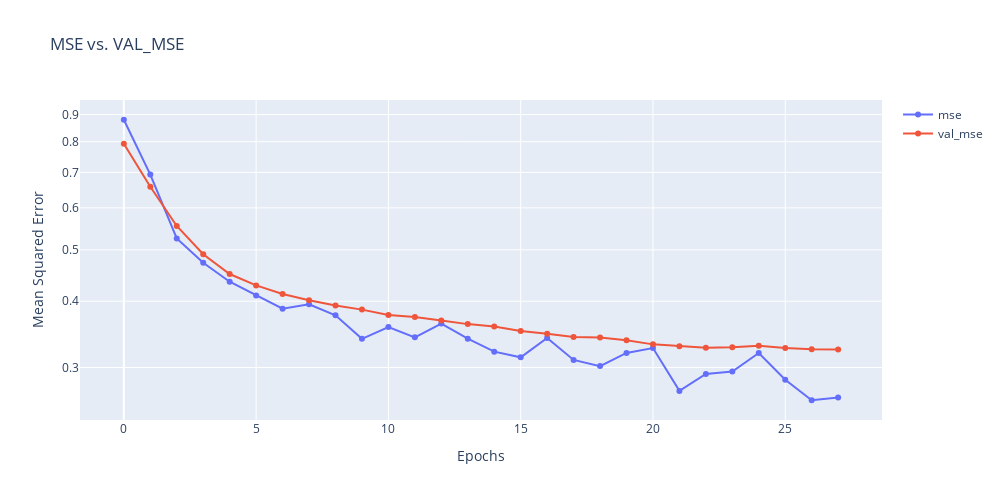
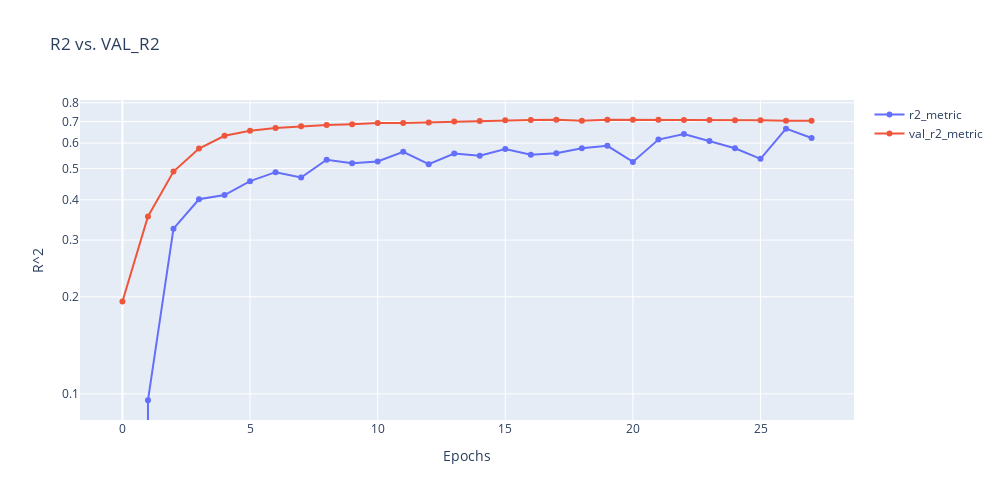

These figures' notebook cell, in order:
### Markdown cell above
<div style="text-align: center;">
    <h2><b>MSE vs. VAL_MSE chart</b></h2>
    <h2><b>R2 vs. VAL_R2 chart</b></h2>
</div>

### Code cell
import plotly.express as px
import plotly.graph_objects as go

def plot_hist(history):
    hist = pd.DataFrame(history.history)
    hist['epoch'] = history.epoch

    fig = go.Figure()
    fig.add_trace(go.Scatter(x=hist['epoch'], y=hist['mse'], name='mse', mode='markers+lines'))
    fig.add_trace(go.Scatter(x=hist['epoch'], y=hist['val_mse'], name='val_mse', mode='markers+lines'))
    fig.update_layout(width=1000, height=500, title='MSE vs. VAL_MSE', xaxis_title='Epochs', yaxis_title='Mean Squared Error', yaxis_type='log')
    fig.show()

    fig = go.Figure()
    fig.add_trace(go.Scatter(x=hist['epoch'], y=hist['r2_metric'], name='r2_metric', mode='markers+lines'))
    fig.add_trace(go.Scatter(x=hist['epoch'], y=hist['val_r2_metric'], name='val_r2_metric', mode='markers+lines'))
    fig.update_layout(width=1000, height=500, title='R2 vs. VAL_R2', xaxis_title='Epochs', yaxis_title='R^2', yaxis_type='log')
    fig.show()

plot_hist(history)

### Figure 1 — Plotly figure (JSON) as saved in the notebook; plotly's stock layout.template omitted (floating-point values rounded to 4 significant figures)
{"data": [{"mode": "markers+lines", "name": "mse", "type": "scatter", "x": [0, 1, 2, 3, 4, 5, 6, 7, 8, 9, 10, 11, 12, 13, 14, 15, 16, 17, 18, 19, 20, 21, 22, 23, 24, 25, 26, 27], "y": [0.88, 0.6935, 0.5255, 0.4726, 0.4354, 0.4101, 0.3873, 0.3946, 0.3762, 0.3397, 0.3577, 0.3419, 0.3631, 0.3399, 0.3213, 0.3135, 0.3409, 0.31, 0.3018, 0.3195, 0.3264, 0.271, 0.2916, 0.2947, 0.3194, 0.2844, 0.2602, 0.2632]}, {"mode": "markers+lines", "name": "val_mse", "type": "scatter", "x": [0, 1, 2, 3, 4, 5, 6, 7, 8, 9, 10, 11, 12, 13, 14, 15, 16, 17, 18, 19, 20, 21, 22, 23, 24, 25, 26, 27], "y": [0.793, 0.6578, 0.5547, 0.4905, 0.4502, 0.4285, 0.4127, 0.4018, 0.3926, 0.3857, 0.3768, 0.3734, 0.368, 0.3621, 0.3584, 0.3515, 0.3474, 0.3425, 0.3419, 0.3377, 0.3316, 0.3288, 0.3269, 0.3276, 0.3298, 0.3264, 0.3246, 0.3245]}], "layout": {"height": 500, "title": {"text": "MSE vs. VAL_MSE"}, "width": 1000, "xaxis": {"title": {"text": "Epochs"}}, "yaxis": {"title": {"text": "Mean Squared Error"}, "type": "log"}}}

### Figure 2 — Plotly figure (JSON) as saved in the notebook; plotly's stock layout.template omitted (floating-point values rounded to 4 significant figures)
{"data": [{"mode": "markers+lines", "name": "r2_metric", "type": "scatter", "x": [0, 1, 2, 3, 4, 5, 6, 7, 8, 9, 10, 11, 12, 13, 14, 15, 16, 17, 18, 19, 20, 21, 22, 23, 24, 25, 26, 27], "y": [-0.1346, 0.09552, 0.3255, 0.4017, 0.414, 0.457, 0.4873, 0.4691, 0.5327, 0.5197, 0.5263, 0.5639, 0.5158, 0.557, 0.548, 0.5751, 0.5524, 0.5577, 0.5778, 0.5885, 0.5246, 0.6152, 0.6403, 0.6087, 0.5779, 0.5362, 0.6652, 0.6224]}, {"mode": "markers+lines", "name": "val_r2_metric", "type": "scatter", "x": [0, 1, 2, 3, 4, 5, 6, 7, 8, 9, 10, 11, 12, 13, 14, 15, 16, 17, 18, 19, 20, 21, 22, 23, 24, 25, 26, 27], "y": [0.1934, 0.3553, 0.4895, 0.577, 0.632, 0.6547, 0.6683, 0.677, 0.6825, 0.6861, 0.692, 0.6925, 0.6956, 0.7004, 0.7031, 0.7057, 0.707, 0.7085, 0.7043, 0.7084, 0.7085, 0.7088, 0.708, 0.7077, 0.706, 0.7068, 0.7042, 0.7034]}], "layout": {"height": 500, "title": {"text": "R2 vs. VAL_R2"}, "width": 1000, "xaxis": {"title": {"text": "Epochs"}}, "yaxis": {"title": {"text": "R^2"}, "type": "log"}}}
